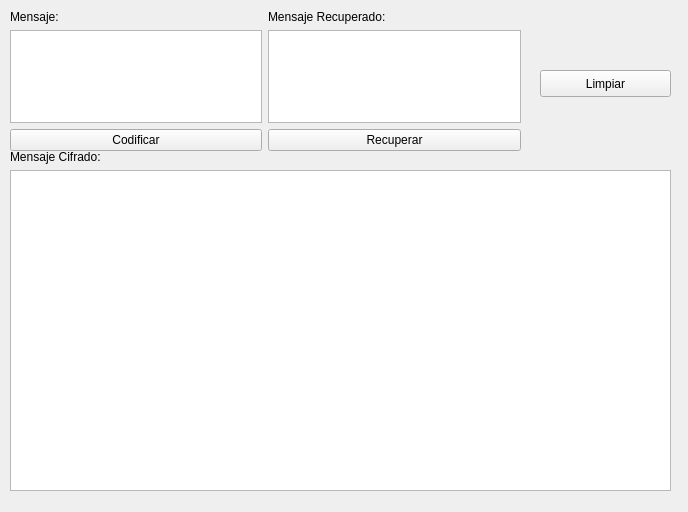
<?xml version="1.0" encoding="UTF-8"?>
<ui version="4.0">
 <class>Form</class>
 <widget class="QWidget" name="Form">
  <property name="geometry">
   <rect>
    <x>0</x>
    <y>0</y>
    <width>688</width>
    <height>512</height>
   </rect>
  </property>
  <property name="minimumSize">
   <size>
    <width>0</width>
    <height>0</height>
   </size>
  </property>
  <property name="maximumSize">
   <size>
    <width>10000</width>
    <height>10000</height>
   </size>
  </property>
  <property name="windowTitle">
   <string>LinearAssociator</string>
  </property>
  <widget class="QPushButton" name="pushButton_3">
   <property name="geometry">
    <rect>
     <x>540</x>
     <y>70</y>
     <width>131</width>
     <height>27</height>
    </rect>
   </property>
   <property name="text">
    <string>Limpiar</string>
   </property>
  </widget>
  <widget class="QWidget" name="layoutWidget">
   <property name="geometry">
    <rect>
     <x>10</x>
     <y>10</y>
     <width>511</width>
     <height>141</height>
    </rect>
   </property>
   <layout class="QHBoxLayout" name="horizontalLayout">
    <item>
     <layout class="QVBoxLayout" name="verticalLayout">
      <item>
       <widget class="QLabel" name="label">
        <property name="text">
         <string>Mensaje:</string>
        </property>
       </widget>
      </item>
      <item>
       <widget class="QTextEdit" name="textEdit"/>
      </item>
      <item>
       <widget class="QPushButton" name="pushButton">
        <property name="text">
         <string>Codificar</string>
        </property>
       </widget>
      </item>
     </layout>
    </item>
    <item>
     <layout class="QVBoxLayout" name="verticalLayout_2">
      <item>
       <widget class="QLabel" name="label_2">
        <property name="text">
         <string>Mensaje Recuperado:</string>
        </property>
       </widget>
      </item>
      <item>
       <widget class="QTextEdit" name="textEdit_2"/>
      </item>
      <item>
       <widget class="QPushButton" name="pushButton_2">
        <property name="text">
         <string>Recuperar</string>
        </property>
       </widget>
      </item>
     </layout>
    </item>
   </layout>
  </widget>
  <widget class="QWidget" name="">
   <property name="geometry">
    <rect>
     <x>10</x>
     <y>150</y>
     <width>661</width>
     <height>341</height>
    </rect>
   </property>
   <layout class="QVBoxLayout" name="verticalLayout_3">
    <item>
     <widget class="QLabel" name="label_3">
      <property name="text">
       <string>Mensaje Cifrado:</string>
      </property>
     </widget>
    </item>
    <item>
     <widget class="QTableWidget" name="tableWidget"/>
    </item>
   </layout>
  </widget>
  <zorder>layoutWidget</zorder>
  <zorder>pushButton_3</zorder>
  <zorder></zorder>
 </widget>
 <resources/>
 <connections>
  <connection>
   <sender>pushButton</sender>
   <signal>clicked()</signal>
   <receiver>Form</receiver>
   <slot>slot1()</slot>
   <hints>
    <hint type="sourcelabel">
     <x>93</x>
     <y>148</y>
    </hint>
    <hint type="destinationlabel">
     <x>157</x>
     <y>149</y>
    </hint>
   </hints>
  </connection>
  <connection>
   <sender>pushButton_2</sender>
   <signal>clicked()</signal>
   <receiver>Form</receiver>
   <slot>slot2()</slot>
   <hints>
    <hint type="sourcelabel">
     <x>518</x>
     <y>148</y>
    </hint>
    <hint type="destinationlabel">
     <x>185</x>
     <y>305</y>
    </hint>
   </hints>
  </connection>
  <connection>
   <sender>pushButton_3</sender>
   <signal>clicked()</signal>
   <receiver>textEdit</receiver>
   <slot>clear()</slot>
   <hints>
    <hint type="sourcelabel">
     <x>669</x>
     <y>85</y>
    </hint>
    <hint type="destinationlabel">
     <x>240</x>
     <y>115</y>
    </hint>
   </hints>
  </connection>
  <connection>
   <sender>pushButton_3</sender>
   <signal>clicked()</signal>
   <receiver>textEdit_2</receiver>
   <slot>clear()</slot>
   <hints>
    <hint type="sourcelabel">
     <x>670</x>
     <y>76</y>
    </hint>
    <hint type="destinationlabel">
     <x>518</x>
     <y>115</y>
    </hint>
   </hints>
  </connection>
  <connection>
   <sender>pushButton_3</sender>
   <signal>clicked()</signal>
   <receiver>tableWidget</receiver>
   <slot>clear()</slot>
   <hints>
    <hint type="sourcelabel">
     <x>585</x>
     <y>80</y>
    </hint>
    <hint type="destinationlabel">
     <x>440</x>
     <y>189</y>
    </hint>
   </hints>
  </connection>
 </connections>
 <slots>
  <slot>slot1()</slot>
  <slot>slot2()</slot>
 </slots>
</ui>
